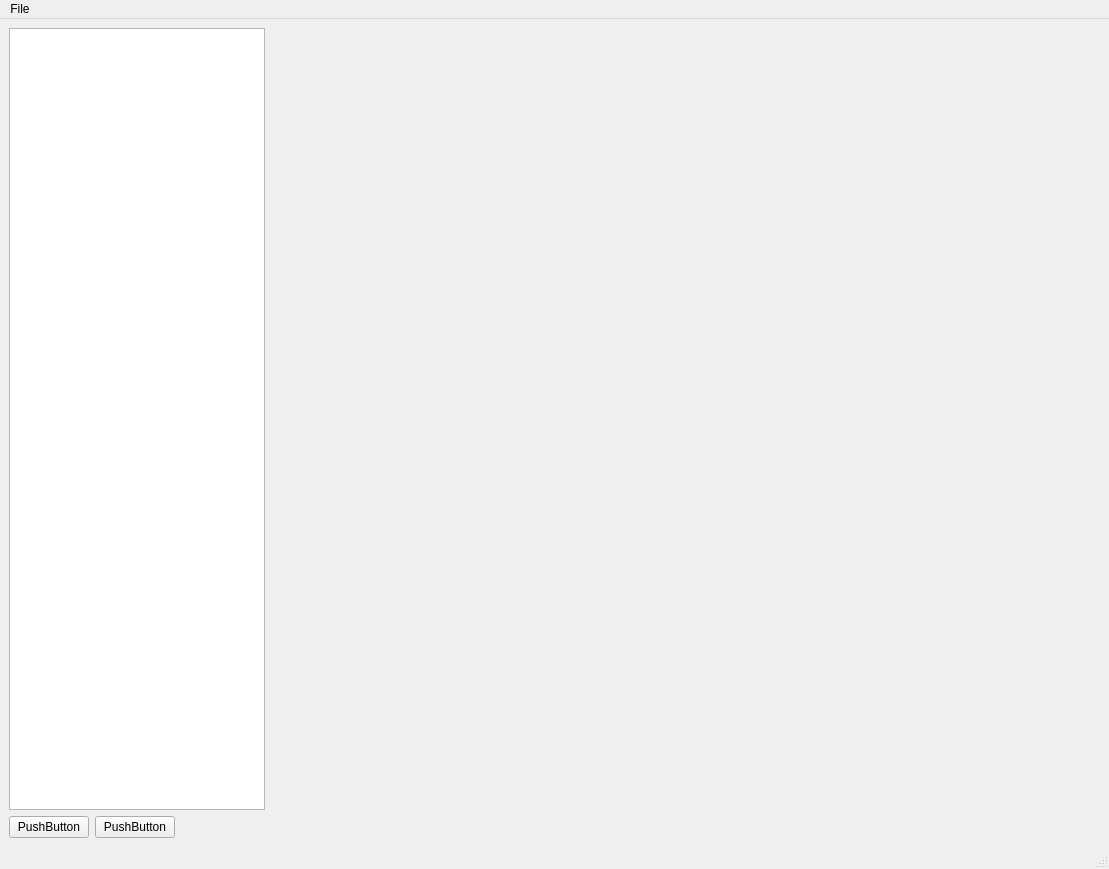
<?xml version="1.0" encoding="UTF-8"?>
<ui version="4.0">
 <class>MainWindow</class>
 <widget class="QMainWindow" name="MainWindow">
  <property name="geometry">
   <rect>
    <x>0</x>
    <y>0</y>
    <width>1109</width>
    <height>869</height>
   </rect>
  </property>
  <property name="windowTitle">
   <string>MainWindow</string>
  </property>
  <widget class="QWidget" name="centralwidget">
   <layout class="QVBoxLayout" name="verticalLayout">
    <item>
     <layout class="QHBoxLayout" name="horizontalLayout">
      <item>
       <widget class="QTreeView" name="treeView">
        <property name="sizePolicy">
         <sizepolicy hsizetype="Fixed" vsizetype="Expanding">
          <horstretch>0</horstretch>
          <verstretch>0</verstretch>
         </sizepolicy>
        </property>
        <property name="contextMenuPolicy">
         <enum>Qt::ContextMenuPolicy::ActionsContextMenu</enum>
        </property>
       </widget>
      </item>
      <item>
       <widget class="QWidget" name="widget" native="true">
        <property name="sizePolicy">
         <sizepolicy hsizetype="Expanding" vsizetype="Expanding">
          <horstretch>0</horstretch>
          <verstretch>0</verstretch>
         </sizepolicy>
        </property>
       </widget>
      </item>
     </layout>
    </item>
    <item>
     <layout class="QHBoxLayout" name="horizontalLayout_2">
      <item>
       <widget class="QPushButton" name="pushButton">
        <property name="text">
         <string>PushButton</string>
        </property>
       </widget>
      </item>
      <item>
       <widget class="QPushButton" name="pushButton_2">
        <property name="text">
         <string>PushButton</string>
        </property>
       </widget>
      </item>
      <item>
       <spacer name="horizontalSpacer">
        <property name="orientation">
         <enum>Qt::Orientation::Horizontal</enum>
        </property>
        <property name="sizeHint" stdset="0">
         <size>
          <width>40</width>
          <height>20</height>
         </size>
        </property>
       </spacer>
      </item>
     </layout>
    </item>
   </layout>
  </widget>
  <widget class="QMenuBar" name="menubar">
   <property name="geometry">
    <rect>
     <x>0</x>
     <y>0</y>
     <width>1109</width>
     <height>25</height>
    </rect>
   </property>
   <widget class="QMenu" name="menuFile">
    <property name="title">
     <string>File</string>
    </property>
    <addaction name="actionOpen_File"/>
   </widget>
   <addaction name="menuFile"/>
  </widget>
  <widget class="QStatusBar" name="statusbar"/>
  <action name="actionOpen_File">
   <property name="icon">
    <iconset resource="icons.qrc">
     <normaloff>:/Icons/fileopen.png</normaloff>:/Icons/fileopen.png</iconset>
   </property>
   <property name="text">
    <string>Open File</string>
   </property>
   <property name="menuRole">
    <enum>QAction::MenuRole::NoRole</enum>
   </property>
  </action>
  <action name="actionItemOptions">
   <property name="text">
    <string>Item Options</string>
   </property>
   <property name="menuRole">
    <enum>QAction::MenuRole::NoRole</enum>
   </property>
  </action>
 </widget>
 <resources>
  <include location="icons.qrc"/>
 </resources>
 <connections/>
</ui>
